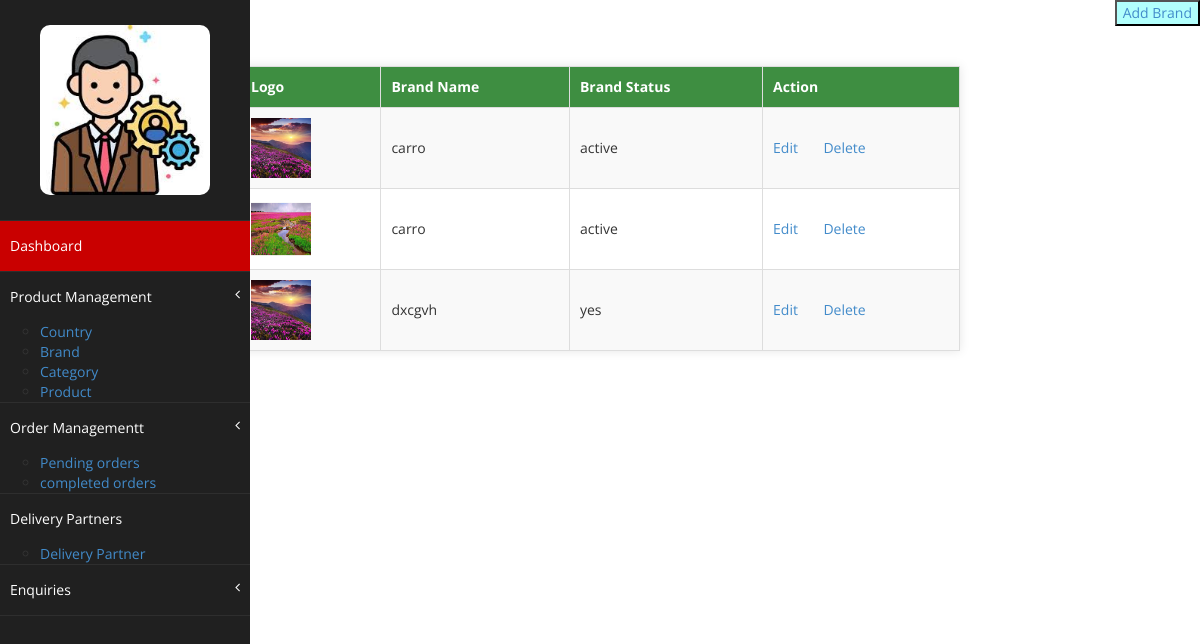
Page /brand/ on the committed database.
### veg/models.py (models this page shows)
class Brand(models.Model):
    bimage=models.ImageField(upload_to='media',null=True)
    brand_name=models.CharField(max_length=50,null=True)
    brand_status=models.CharField(max_length=10,null=True)

### veg/views.py (the view)
# urls.py: path("brand/",views.brand),
def brand(request):
    b=Brand.objects.all()
    return render(request, "brand.html", {'b':b})

### templates/brand.html (shortened to what this page needs)
<!DOCTYPE html>
{% load static %}
<html lang="en">
<head>
    <link href="{% static 'assets/css/bootstrap.css' %}" rel="stylesheet" />
    <link href="{% static 'assets/css/font-awesome.css' %}" rel="stylesheet" />
    <link href="{% static 'assets/js/morris/morris-0.4.3.min.css' %}" rel="stylesheet" />
    <link href="{% static 'assets/css/custom.css' %}" rel="stylesheet" />
</head>
<body>
                <nav class="navbar-default navbar-side" role="navigation">
            <div class="sidebar-collapse">
                <ul class="nav" id="main-menu">
				<li class="text-center">
                    <img src="{% static 'assets/img/ad.jpeg' %}" class="user-image img-responsive"/>
					</li>
                    <li>
                        <a class="active-menu"  href="/dashboard/">Dashboard</a>
                    </li>
                     <li>
                     <a href="/product/">Product Management<span class="fa arrow"></span></a>
                         <ul>
                             <li><a href="/country/">Country</a></li>
                             <li><a href="/brand/">Brand</a></li>
                             <li><a href="/category/">Category</a></li>
                             <li><a href="/product/">Product</a></li>
                         </ul>
                    </li>
                    <li>
                        <a  href="/oder_details">Order Management<span class="fa arrow"></span>t</a>
                        <ul>
                            <li><a href="/oder_details">Pending orders</a></li>
                            <li><a href="/completed_orders/">completed orders</a></li>
                        </ul>
                    </li>
                      <li>
                        <a  href="/delivery_p">Delivery Partners</a>
                          <ul><li><a href="/delivery_p">Delivery Partner</a></li></ul>
                    </li>
                    <li  >
                        <a  href="/enquires/">Enquiries<span class="fa arrow"></span></a>
                    </li>
                </ul>
            </div>
        </nav>
    <div style="text-align: right;">
   <button style="background-color: #B2FFFC"> <a href="/add_brand">Add Brand</a></button>
</div>
<table>
   <tr>
      <th>Logo</th>
       <th>Brand Name</th>
    <th>Brand Status</th>
     <th>Action</th>
    {% for i in b%}
        <tr>
        {% if i.bimage %}
            <td><img src="{{i.bimage.url}}" width="60" height="60"></td>
        {% else %}
            <td>No image</td>
        {% endif %}
        <td>{{i.brand_name}}</td>
        <td>{{i.brand_status}}</td>
        <td><a href="/edit_brand/{{i.id}}">Edit </a> &nbsp; &nbsp; &nbsp;
        <a href="/delete_brand/{{i.id}}">Delete</a></td>
        </tr>
    {%endfor%}
</table>
</body>
</html>

### static/assets/css/custom.css (style rules this page uses)
body { font-family: 'Open Sans', sans-serif; }
.text-center { text-align:center; }
.user-image { margin: 25px auto; -webkit-border-radius: 10px; -moz-border-radius: 10px; border-radius: 10px; max-height:170px; max-width:170px; }
.active-menu { background-color:#C90000!important; }
.arrow { float: right; }
.fa.arrow:before { content: "\f104"; }
.sidebar-collapse , .sidebar-collapse .nav { background:none; }
.sidebar-collapse .nav { padding:0; }
.sidebar-collapse .nav > li > a { color:#fff; background:#202020; text-shadow:none; }
.sidebar-collapse > .nav > li > a { padding:15px 10px; }
.sidebar-collapse > .nav > li { border-bottom: 1px solid rgba(107, 108, 109, 0.19); }
.navbar-side { border:none; background-color: #202020; }
.navbar-default { border:0px solid black; }
@media (min-width:768px) { .navbar-side { z-index: 1; position: absolute; width: 260px; } }

### templates/brand.html (style rules this page uses)
table { background-color: #fff; border-collapse: collapse; width: 60%; margin: 40px auto; box-shadow: 0 0 10px rgba(0, 0, 0, 0.1); }
th, td { border: 1px solid #ddd; padding: 10px; text-align: left; }
th { background-color: #3E8E41 ; color: #fff; }
tr:nth-child(even) { background-color: #f9f9f9; }
.navbar-default.navbar-side { height: 100vh; position: fixed; top: 0; left: 0; z-index: 1; width: 250px; }

### rows in the picture
Brand: bimage (picture), brand_name "carro", brand_status "active"
Brand: bimage (picture), brand_name "carro", brand_status "active"
Brand: bimage (picture), brand_name "dxcgvh", brand_status "yes"
